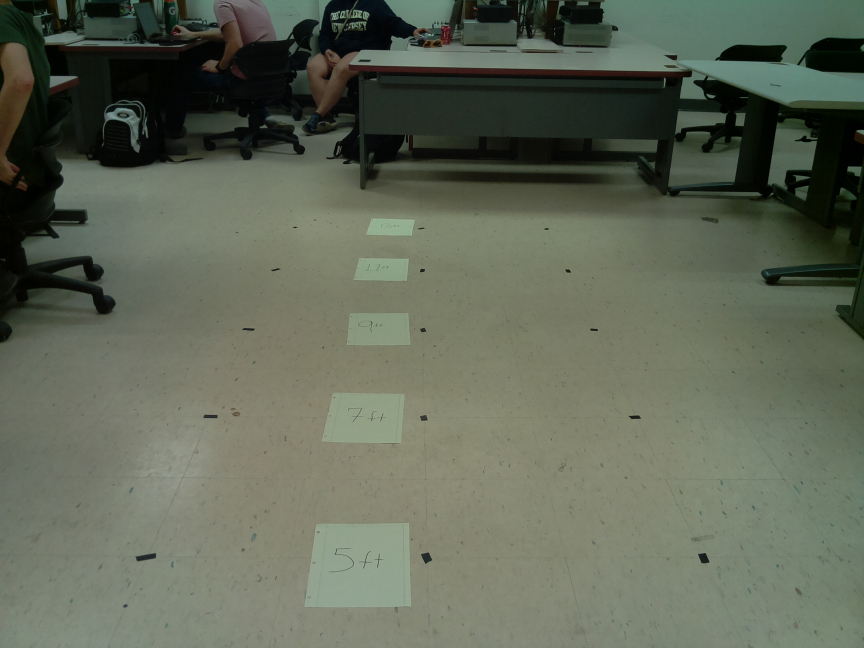
#> input picture 2016_code/testCamera/70degrees.jpg, 2592 x 1944 px (shown at 1/3 size)
$ python WhiteLineMapping.py
#> lines starting #> are read from the running program, lines starting #| are printed output that depends on the picture; after the words box and inside, x2 and y2 are one past the last pixel; in counts of white or black regions, pixels touching at a corner belong together
from picamera.array import PiRGBArray
from picamera import PiCamera
import numpy as np
import time
import cv2

img = cv2.imread('70degrees.jpg')
#> img is the input picture: shape (1944, 2592, 3); mean B, G, R 87, 102.9, 96
rows,cols,ch = img.shape
#> rows = 1944; cols = 2592; ch = 3

src = np.zeros((rows,cols,3),dtype=np.float32)

#initialize arrays
objectsPoints = []
imagePoints = []

# perspective points
pts1 = np.array([[-24,60],[-24,84],[24,108],[24,156]], dtype=np.float32)
pts2 = np.array([[440,1670],[630,1250],[1780,925],[1635,690]], dtype=np.float32)

# get perspective Matrix
M = cv2.getPerspectiveTransform(pts2,pts1)

# map points
realWorldPoints = np.array([[-24,60,0],[0,60,0],[24,60,0],[-24,84,0],[0,84,0],[24,84,0],[-24,108,0],[0,108,0],[24,108,0],[-24,132,0],[0,132,0],[24,132,0],[-24,156,0],[0,156,0],[24,156,0]], dtype=np.float32)
imgpts = np.array([((440,1670),(1285,1670),(2105,1670),(630,1250),(1275,1250),(1905,1250),(745,985),(1270,985),(1780,985),(825,815),(1265,815),(1705,815),(890,690),(1263,690),(1635,690))],dtype = np.float32)

# use perspective Matrix to remap img points
converted = cv2.perspectiveTransform(imgpts, M)

# insert all points into proper array for formatting
objectsPoints.append(realWorldPoints)
#imagePoints.append(converted)
imagePoints.append(imgpts)

# get all Camera Properties
ret, mtx, dist, rvecs, tvecs = cv2.calibrateCamera(objectsPoints, imagePoints, (rows,cols), None, None)
#> ret = 4.33; dist = [[-37.02, 168.9, 5.8, -0.0469, -327]]; rvecs = ([2.29, -0.000305, 0.0476],); tvecs = ([1.96, 137.1, 174],)

rmatrix = cv2.Rodrigues(rvecs[0])[0]
r1 = [rmatrix[0][0],rmatrix[1][0],rmatrix[2][0]]
r2 = [rmatrix[0][1],rmatrix[1][1],rmatrix[2][1]]
tmatrix = tvecs[0]
t = [tmatrix[0][0],tmatrix[1][0],tmatrix[2][0]]
h = [r1,r2,t]
H = mtx*h

'''
print("Camera Matrix\n")
#mtx = np.append(mtx,[[0],[0],[0]],1)
print(mtx)
print("\nDistance Coefficients\n")
print(dist)
print("\nRotation Matrix\n")
#rmatrix = np.append(rmatrix,[(0,0,0)],0)
print(rmatrix)
print("\nTranslation Matrix\n")
#tmatrix = np.append(tmatrix,[(1)])
#tmatrix = np.reshape(tmatrix, (4,1))
print(tmatrix)
'''

# load image with white lines and prepare it for processing
img = cv2.imread("whitelines2.jpg")
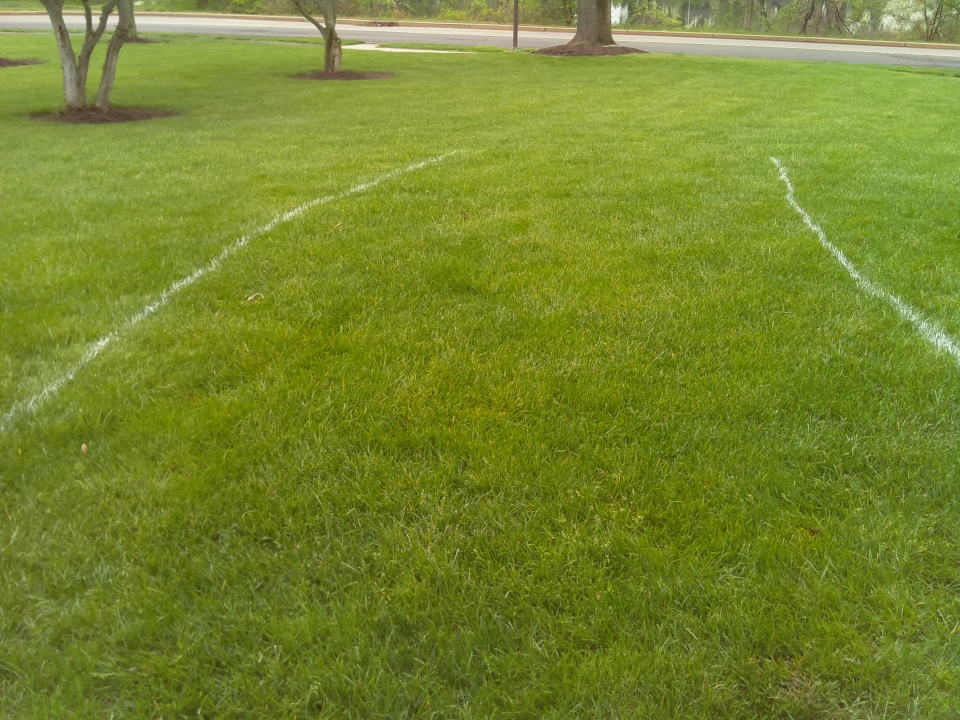
#> input picture first_tests/whitelines2.jpg, 960 x 720 px, found by its file name
#> img is the input picture: shape (720, 960, 3); mean B, G, R 44.7, 134.3, 118.3
small = cv2.resize(img, (0,0), fx=0.25, fy=0.25)
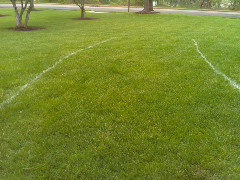
#> small: shape (180, 240, 3); mean B, G, R 44.8, 134.4, 118.5
hsv = cv2.cvtColor(small, cv2.COLOR_BGR2HSV)
#> hsv: shape (180, 240, 3); mean H, S, V 35.1, 175, 134.8
blur1 = cv2.GaussianBlur(hsv, (3,3),0)
#> blur1: shape (180, 240, 3); mean H, S, V 35.1, 175, 134.8

# identify green in image
lower = np.array([20, 90, 50])
upper = np.array([60, 255, 180])
mask = cv2.inRange(blur1, lower, upper)
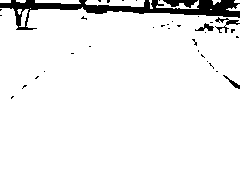
#> mask: shape (180, 240); 93.9% white; 36 black regions (31 under 20 px), largest, box (x1, y1, x2, y2) and area: (0, 0, 240, 30) 2111, (163, 0, 198, 8) 164, (215, 17, 240, 33) 121, (195, 23, 214, 31) 71, (223, 75, 240, 89) 58

# make a grayscale copy of the image for white pixel detection
gray = cv2.cvtColor(small,cv2.COLOR_RGB2GRAY)
blur = cv2.GaussianBlur(gray,(5,5),0)
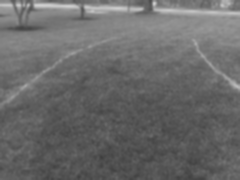
#> blur: shape (180, 240); min 62, max 208, mean 105.8

# detect white lines in grayscale image
(T,thresh1) = cv2.threshold(blur,140,255,cv2.THRESH_TOZERO)
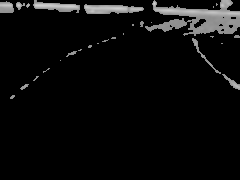
#> thresh1: shape (180, 240); min 0, max 208, mean 11.3
(T,thresh2) = cv2.threshold(thresh1,255,255,cv2.THRESH_BINARY+cv2.THRESH_OTSU)
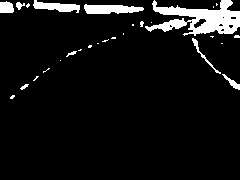
#> thresh2: shape (180, 240); 7.1% white; 28 white regions (19 under 20 px), largest, box (x1, y1, x2, y2) and area: (145, 0, 240, 36) 1730, (84, 4, 144, 14) 444, (33, 0, 80, 13) 332
#> T = 0

# subtract non grass white pixels from grayscale image
colors = thresh2 - mask
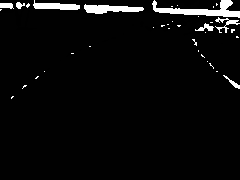
#> colors: shape (180, 240); min 0, max 255, mean 11.3

# initialize array for storing white pixels
whitepts = np.array([((0,0))],dtype=np.float32)

# obtain all remaining white points in image
for x in range(647,0,-1):
	for y in range(150,480,1):
#> (the run stopped early here; a loop or call above may not have finished)
